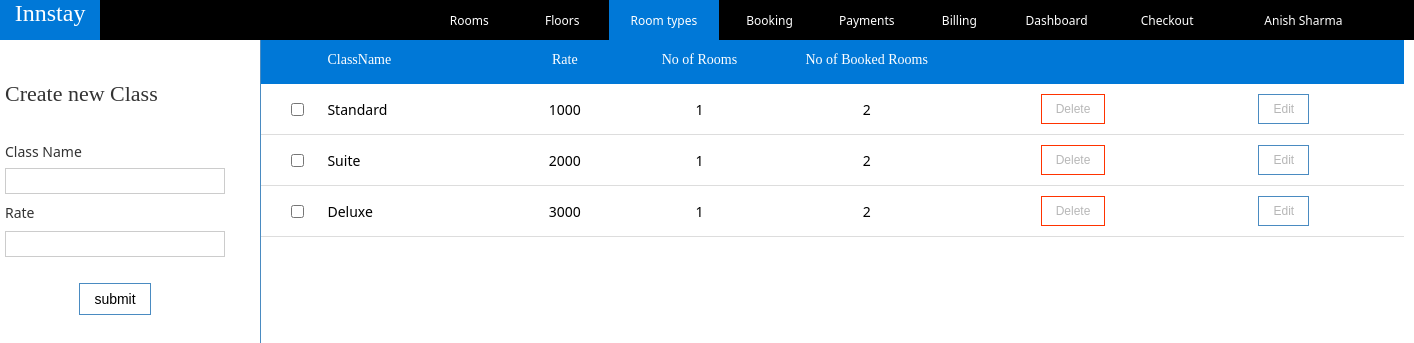
Screenshot of /type.php with the database file from the repository.
### tables this page shows
CREATE TABLE `room_type` (
  `type_id` int(11) NOT NULL,
  `type_name` varchar(20) DEFAULT NULL,
  `rate` int(11) NOT NULL
);

### type.php (the view, shortened to what this page needs)
<?php
    $conn=mysqli_connect("localhost","root","");
?>
<html>
<head>
</head>
<body>
<div class="nav">
<table width="1380px" cellpadding="0"  cellspacing="0" class="link_table"><tr>
<td width="100" class="header_info" align="center" valign="top">Innstay</td><td width="224"></td>
<td width="98" align="center" class="lnk"><a href="user.php" class="a"></a></td>
<td width="93" align="center" class="lnk" ><a href="room_entry.php" class="a">Rooms</a></td>
<td width="93" align="center"  class="lnk" ><a href="floor.php" class="a">Floors</a></td>
<td width="110" align="center" class="lnk" bgcolor="#0078d7"><a href="type.php"  class="a">Room types</a></td>
<td width="101" align="center" class="lnk"><a href="booking.php "class="a">Booking</a></td>
<td width="93" align="center" class="lnk"><a href="advance.php" class="a" >Payments</a></td>
<td width="92" align="center" class="lnk"><a href="bill.php" class="a">Billing</a></td>
<td width="102" align="center" class="lnk"><a href="dashboard.php" class="a">Dashboard</a></td>
<td width="119" align="center" class="lnk"><a href="check.php" class="a">Checkout</a></td>
<td width="153" align="center" class="user" onClick="show_context()" ><?php echo " Anish Sharma";?></td>
</tr></table>
</div>
<div class="fx" id="fx">
  <form name="f1" method="POST">
    <table  cellpadding="0"  cellspacing="0" >
    <tr><td height="129"><p class="header1">&nbsp;</p>
      <p class="header1">Create new Class</p></td></tr>
                  <tr>
                      <td height="34" ><table cellpadding="0"  cellspacing="0"><tr><td><p class="header0">Class Name</p></td><td ><p id="NaN" class="NaN"></p></td></tr></table></td>
                      </tr><tr> <td height="20"  align="center"> <input type="text" name="floor_no" size="10" REQUIRED  class="txt0" id="floor_no" onKeyUp="validate_NaN()"></td></tr>
                        <tr>
                          <td width="195" height="37">
              <p class="header0">  Rate</p>
                </td>
                </tr><tr>
                <td align="center">
                <input type="text" name="floor_no" size="10" REQUIRED  class="txt0" id="floor_alias" onKeyUp="validate_NaN()">
                </td></tr>
                <tr>
                <td height="84" align="center" ><input type="button" value="submit" class="button" onClick="submit_new_floor()" id="submit_floor"></td>
                    </tr>
        </table>
     </form>
     </div>
    <br>
    <br>
<table cellpadding="10" cellspacing="0" class="table_h" width="1404px">
    <tr bgcolor="#0078d7"> <td width="297" height="48">oo</td><td width="144" align="left"><p class="header">ClassName</p></td><td width="146"><p class="header">Rate</p></td><td width="83"><p class="header">No of Rooms</p></td><td width="211"><p class="header">No of Booked Rooms</p></td><td></td><td></td></tr>
        <?php
            $query="select * from room_type";
            $result=mysqli_query($conn,$query);
            if($result)
            {
                while($data=mysqli_fetch_assoc($result))
                {
                   $id=$data['type_id'];
                    if(isset($_GET['edit']) && $id==$_GET['edit']){
                ?>
                <form name="frm2" method="POST">
                <tr><td height="57" class="td_a"><input type="text" name="type_name_e" value="<?php echo $data['type_name'];?>"><input type="hidden" name="type_id_e" value=<?php echo $data['type_id']?>></td>
                <td class="td_a"><a href="type.php?">Cancel</a></td><td width="146" class="td_a"><input type="submit"" name="submit_e"></td>
                </form>
               <?php
                    }
                 else{
                ?>
                <tr>
                <td height="50" class="td_a" align="right"><input type="checkbox"></td>
                <td class="td_a" align="left"><?php echo $data['type_name']; ?> </td>
                <td class="td_a"> <?php echo $data['rate']; ?> </td>
               <td class="td_a">1</td>
               <td class="td_a">2</td>
                <td width="161" class="td_a"><input type="button" class="button_r" value="Delete" disabled></td>
      <td width="220" class="td_a"><input type="button" class="button_g" value="Edit" disabled></td></tr>
                <?php
                 } } }
                  ?>
    </table>
</body>
</html>

### type.php (style rules this page uses)
.user { font-family:'Segoe UI'; cursor:default; border:1px solid :#FFF; color:white; font-size:12px; }
.a { text-decoration:none; color:white; font-family:'Segoe UI'; font-size:12px; }
.nav { background-color:#000; position:fixed; top:0px; width:100%; height:40px; z-index:1; //box-shadow: .1px .1px .1px .1px #000000; }
.header_info { width:100px; background-color:#0078d7; color:white; height:40px; font-family:'Segoe UI Light'; font-size:24px; }
body { margin:0; }
.table_h { a8bc1; font-size: 14px; background-color: white; text-align: center; transition:.5s; //font-weight:200; color:black; font-family:'Segoe UI'; }
.td_a { border-bottom: 1px solid #ddd; transition:.5s; }
.fx { transition: .5s; height:100%; background-color:white; //margin-left:0; width:250px; //width:0px; overflow:hidden; position:fixed; top:0; // border: 1px solid #4a8bc1; border-right:1px solid #4a8bc1; padding:5px; // box-shadow:1px 1px 1px #4a8bc1; }
.header { font-weight:200; color:white; font-family:'Segoe UI Light'; }
.button_r { border: 1.5px solid #F30; background-color:white; font-size:12px; padding:7px 14px; transition: .5s; }
.button_g { border: 1.5px solid #4a8bc1; background-color:white; font-size:12px; padding:7px 14px; transition: .5s; }
.header0 { font-size:14px; color:#333; font-family:'Segoe UI'; }
.header1 { font-size:22px; color:#333; font-family:'Segoe UI Light'; }
.txt0 { outline:none; border: 1.5px solid #ccc; padding:5px 5px; width:220px; height:26px; transition:.5s; font-family:'Segoe UI'; transition: .5s; display:block; }
.button { border: 1.5px solid #4a8bc1; background-color:white; font-size:14px; padding:7px 14px; transition: .5s; }

### rows the page displays
room_type: type_name "Standard", rate "1000"
room_type: type_name "Suite", rate "2000"
room_type: type_name "Deluxe", rate "3000"
